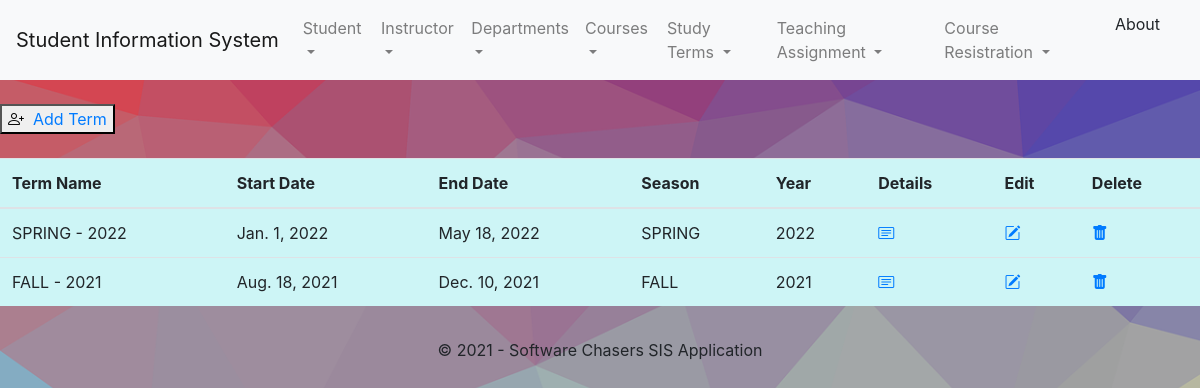
Page /studyterm/list on the committed database.
### sisapp/models.py (models this page shows, shortened)
class StudyTerm(models.Model):
    seasons = (
        ('SPRING', 'Spring'),
        ('FALL', 'Fall'),
    )
    term_id = models.AutoField(primary_key=True)
    term_start_date = models.DateField()
    term_end_date = models.DateField()
    term_season = models.CharField(max_length=32, choices=seasons)
    term_year = models.CharField(max_length=8)

### sisapp/Views/studyTermViews.py (the view)
class StudyTermListView(ListView):
    model = StudyTerm

### templates/studyTerm/studyTerm_list.html (shortened to what this page needs)
{% extends 'base.html' %}
{% block body_block %}
<br/>
    <div>
        <button  class="bi bi-person-plus"><a href="{% url 'sisapp:studyTerm_create'%}">&nbsp Add Term</a></button>
    </div>
    <br/>
{% if object_list %}
<table class="table table-hover">
<thead>
<tr>
    <th scope="col">Term Name</th>
    <th scope="col">Start Date</th>
    <th scope="col">End Date</th>
    <th scope="col">Season</th>
    <th scope="col">Year</th>
    <th scope="col">Details</th>
    <th scope="col">Edit</th>
    <th scope="col">Delete</th>
</tr>
</thead>
<tbody>
{% for object in object_list %}
    <tr>
        <td>{{ object.term_season }} - {{ object.term_year }}</td>
        <td>{{ object.term_start_date }}</td>
        <td>{{ object.term_end_date }}</td>
        <td>{{ object.term_season }}</td>
        <td>{{ object.term_year }}</td>
        <td><a class="bi bi-card-text" href="{% url 'sisapp:studyTerm_details' object.term_id %}"></a></td>
        <td><a class="bi bi-pencil-square" href="{% url 'sisapp:studyTerm_edit' object.term_id %}"></a></td>
        <td><a class="bi bi-trash-fill" href="{% url 'sisapp:studyTerm_delete' object.term_id %}"></a></td>
    </tr>
    {% endfor %}
</tbody>
</table>
{% endif %}
{% endblock %}

### templates/base.html (style rules this page uses)
td,th { background: #CDF5F6; }
body { min-height: 80vh; height: auto !important; height: 100%; margin: 0 auto -60px; }

### rows in the picture
StudyTerm: term_season "SPRING", term_year "2022", term_start_date "Jan. 1, 2022", term_end_date "May 18, 2022"
StudyTerm: term_season "FALL", term_year "2021", term_start_date "Aug. 18, 2021", term_end_date "Dec. 10, 2021"
